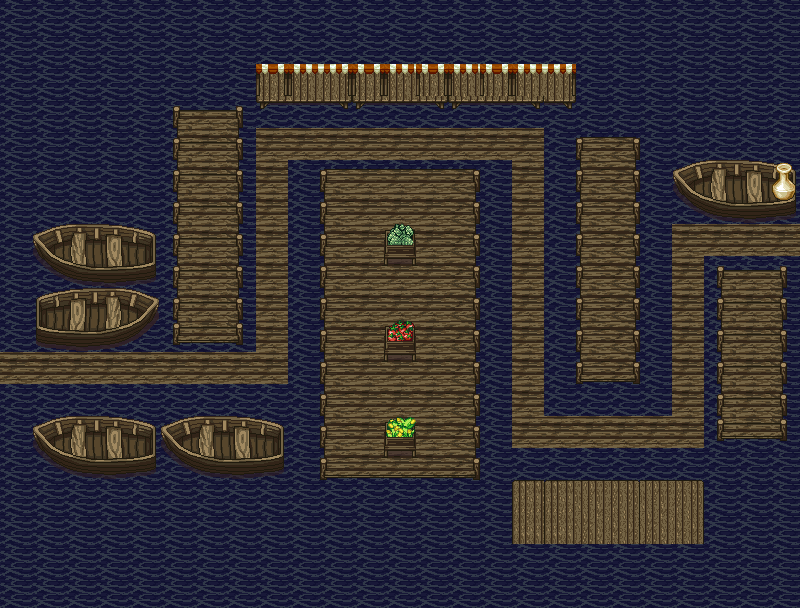

A level layout from a 2D game, rendered from its tile map. Below: a short description, then the map file with tile-grid data replaced by summaries:
An orthogonal 25x19 tile map with 32x32 px tiles, 3 tile layers (Tile Layer 1, Tile Layer 2, Tile Layer 3).

<map version="1.0" orientation="orthogonal" renderorder="right-down" width="25" height="19" tilewidth="32" tileheight="32">
 <tileset firstgid="1" name="tiles" tilewidth="32" tileheight="32">
  <image source="PathAndObjects.png" width="512" height="512" />
 </tileset>
 <layer name="Tile Layer 1" width="25" height="19">
  <data>[475 cells, 475 non-empty, 1 distinct tile ids]</data>
 </layer>
 <layer name="Tile Layer 2" width="25" height="19">
  <data>[475 cells, 209 non-empty, 46 distinct tile ids]</data>
 </layer>
 <layer name="Tile Layer 3" width="25" height="19">
  <data>[475 cells, 26 non-empty, 17 distinct tile ids]</data>
 </layer>
</map>